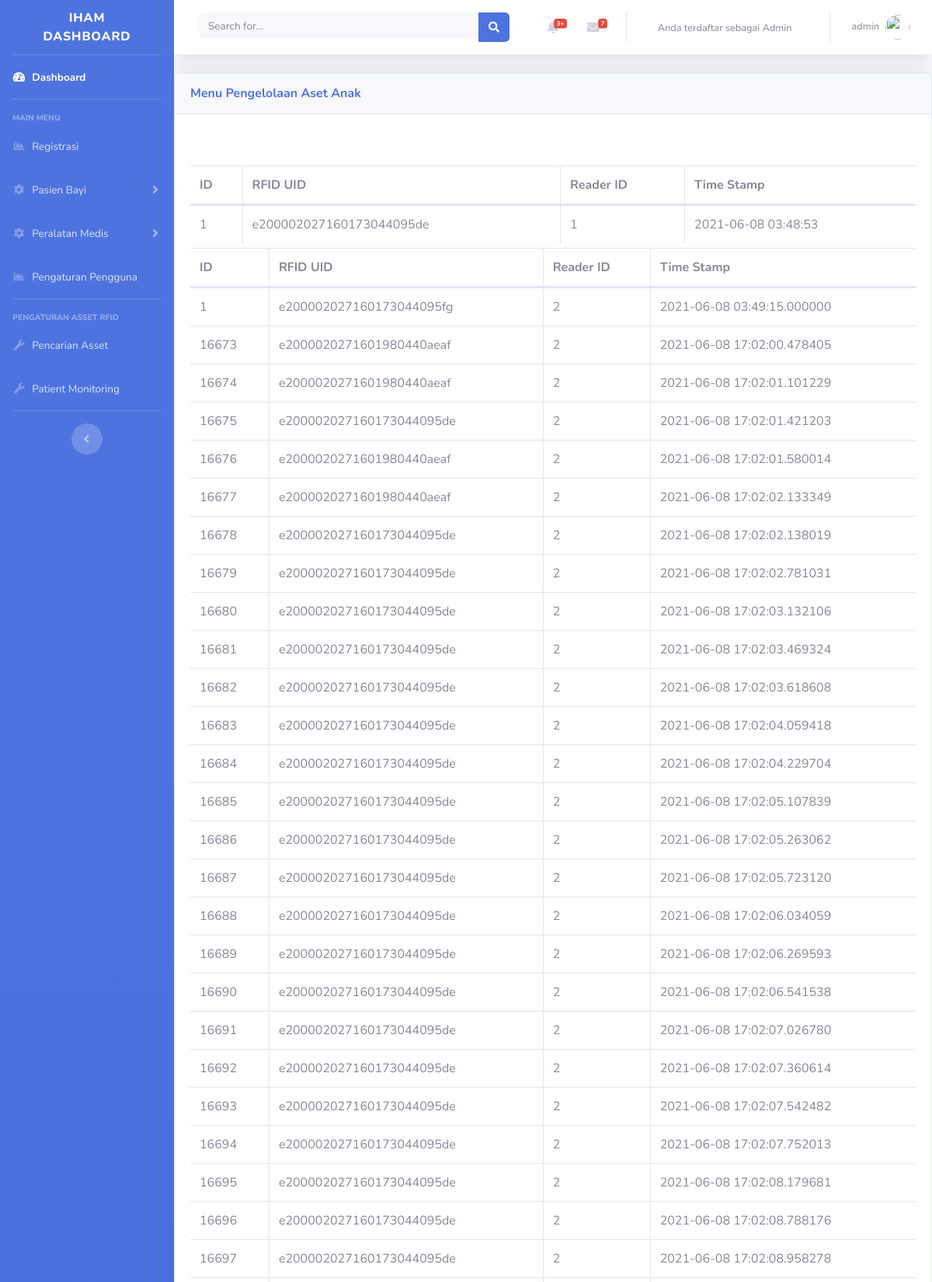
Page /admin/Tempat_Sampah/status-asset.php (signed in, upper part) on the committed database.
### tables this page shows
CREATE TABLE `tb_reader_scan` (
  `id` int(100) NOT NULL,
  `rfid_uid` varchar(100) NOT NULL,
  `reader_id` varchar(2) NOT NULL,
  `timestamp` timestamp NOT NULL DEFAULT current_timestamp() ON UPDATE current_timestamp()
);

CREATE TABLE `tb_reader_scan2` (
  `id` int(255) NOT NULL,
  `rfid_uid` varchar(30) DEFAULT NULL,
  `reader_id` varchar(30) DEFAULT NULL,
  `timestamp` timestamp(6) NOT NULL DEFAULT current_timestamp(6)
);

### admin/Tempat_Sampah/status-asset.php (the view, shortened to what this page needs)
<?php
include('includes/header.php');
include('includes/navbar.php');
include('database/dbconfig.php')
?>
<div class="card shadow mb-4">
  <div class="card-header py-3">
    <h6 class="m-0 font-weight-bold text-primary">Menu Pengelolaan Aset Anak
    </h6>
  </div>
<div class="card-body">
    <div class="table-responsive">
    <?php
    $query = "SELECT * FROM tb_reader_scan";
    $query_run = mysqli_query($connection, $query);
    ?>
      <table class="table table-bordered" id="tabelrfidscan1" width="100%" cellspacing="4">
        <thead>
          <tr>
          <th>ID </th>
            <th>RFID UID</th>
            <th>Reader ID</th>
            <th>Time Stamp</th>
          </tr>
        </thead>
        <tbody>
        <?php
        if(mysqli_num_rows($query_run) > 0 )
        {
          while($row = mysqli_fetch_assoc($query_run))
          {
            ?>
          <tr>
          <td><?php echo $row['id']; ?></td>
            <td><?php echo $row['rfid_uid']; ?></td>
            <td><?php echo $row['reader_id']; ?></td>
            <td><?php echo $row['timestamp']; ?></td>
            </div>
          <?php
          }
        }
        else {
          echo "Data tidak ditemukan";
        }
        ?>
<div class="column">
<div class="card-body">
    <div class="table-responsive">
    <?php
    $query = "SELECT * FROM tb_reader_scan2";
    $query_run = mysqli_query($connection, $query);
    ?>
      <table class="table table-bordered" id="tabelrfidscan2" width="100%" cellspacing="0">
        <thead>
          <tr>
          <th>ID </th>
            <th>RFID UID</th>
            <th>Reader ID</th>
            <th>Time Stamp</th>
          </tr>
        </thead>
        <tbody>
        <?php
        if(mysqli_num_rows($query_run) > 0 )
        {
          while($row = mysqli_fetch_assoc($query_run))
          {
            ?>
          <tr>
          <td><?php echo $row['id']; ?></td>
            <td><?php echo $row['rfid_uid']; ?></td>
            <td><?php echo $row['reader_id']; ?></td>
            <td><?php echo $row['timestamp']; ?></td>
          </div>
          <?php
          }
        }
        else {
          echo "Data tidak ditemukan";
        }
        ?>
<?php
include('includes/scripts.php');
include('includes/footer.php');
?>

### rows in the picture
tb_reader_scan: id "1", rfid_uid "e200002027160173044095de", reader "1", timestamp "2021-06-08 03:48:53"
tb_reader_scan2: id "1", rfid_uid "e200002027160173044095fg", reader "2", timestamp "2021-06-08 03:49:15.000000"
tb_reader_scan2: id "16673", rfid_uid "e2000020271601980440aeaf", reader "2", timestamp "2021-06-08 17:02:00.478405"
tb_reader_scan2: id "16674", rfid_uid "e2000020271601980440aeaf", reader "2", timestamp "2021-06-08 17:02:01.101229"
tb_reader_scan2: id "16675", rfid_uid "e200002027160173044095de", reader "2", timestamp "2021-06-08 17:02:01.421203"
tb_reader_scan2: id "16676", rfid_uid "e2000020271601980440aeaf", reader "2", timestamp "2021-06-08 17:02:01.580014"
tb_reader_scan2: id "16677", rfid_uid "e2000020271601980440aeaf", reader "2", timestamp "2021-06-08 17:02:02.133349"
tb_reader_scan2: id "16678", rfid_uid "e200002027160173044095de", reader "2", timestamp "2021-06-08 17:02:02.138019"
tb_reader_scan2: id "16679", rfid_uid "e200002027160173044095de", reader "2", timestamp "2021-06-08 17:02:02.781031"
tb_reader_scan2: id "16680", rfid_uid "e200002027160173044095de", reader "2", timestamp "2021-06-08 17:02:03.132106"
tb_reader_scan2: id "16681", rfid_uid "e200002027160173044095de", reader "2", timestamp "2021-06-08 17:02:03.469324"
tb_reader_scan2: id "16682", rfid_uid "e200002027160173044095de", reader "2", timestamp "2021-06-08 17:02:03.618608"
tb_reader_scan2: id "16683", rfid_uid "e200002027160173044095de", reader "2", timestamp "2021-06-08 17:02:04.059418"
tb_reader_scan2: id "16684", rfid_uid "e200002027160173044095de", reader "2", timestamp "2021-06-08 17:02:04.229704"
tb_reader_scan2: id "16685", rfid_uid "e200002027160173044095de", reader "2", timestamp "2021-06-08 17:02:05.107839"
tb_reader_scan2: id "16686", rfid_uid "e200002027160173044095de", reader "2", timestamp "2021-06-08 17:02:05.263062"
tb_reader_scan2: id "16687", rfid_uid "e200002027160173044095de", reader "2", timestamp "2021-06-08 17:02:05.723120"
tb_reader_scan2: id "16688", rfid_uid "e200002027160173044095de", reader "2", timestamp "2021-06-08 17:02:06.034059"
tb_reader_scan2: id "16689", rfid_uid "e200002027160173044095de", reader "2", timestamp "2021-06-08 17:02:06.269593"
tb_reader_scan2: id "16690", rfid_uid "e200002027160173044095de", reader "2", timestamp "2021-06-08 17:02:06.541538"
tb_reader_scan2: id "16691", rfid_uid "e200002027160173044095de", reader "2", timestamp "2021-06-08 17:02:07.026780"
tb_reader_scan2: id "16692", rfid_uid "e200002027160173044095de", reader "2", timestamp "2021-06-08 17:02:07.360614"
tb_reader_scan2: id "16693", rfid_uid "e200002027160173044095de", reader "2", timestamp "2021-06-08 17:02:07.542482"
tb_reader_scan2: id "16694", rfid_uid "e200002027160173044095de", reader "2", timestamp "2021-06-08 17:02:07.752013"
tb_reader_scan2: id "16695", rfid_uid "e200002027160173044095de", reader "2", timestamp "2021-06-08 17:02:08.179681"
tb_reader_scan2: id "16696", rfid_uid "e200002027160173044095de", reader "2", timestamp "2021-06-08 17:02:08.788176"
tb_reader_scan2: id "16697", rfid_uid "e200002027160173044095de", reader "2", timestamp "2021-06-08 17:02:08.958278"

### other values in the picture
$_SESSION['usertype'] "Admin"
$_SESSION['username'] "admin"
